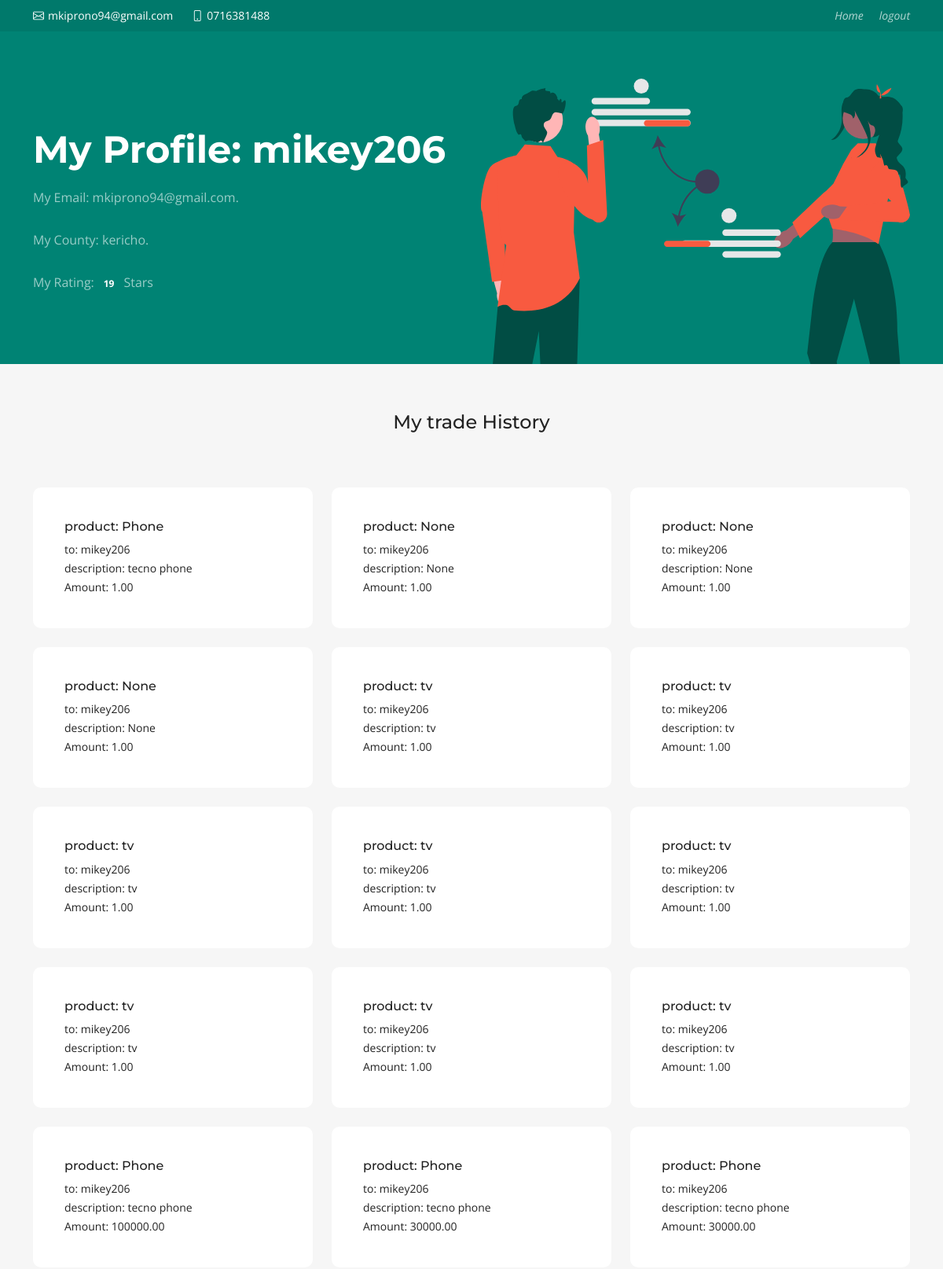
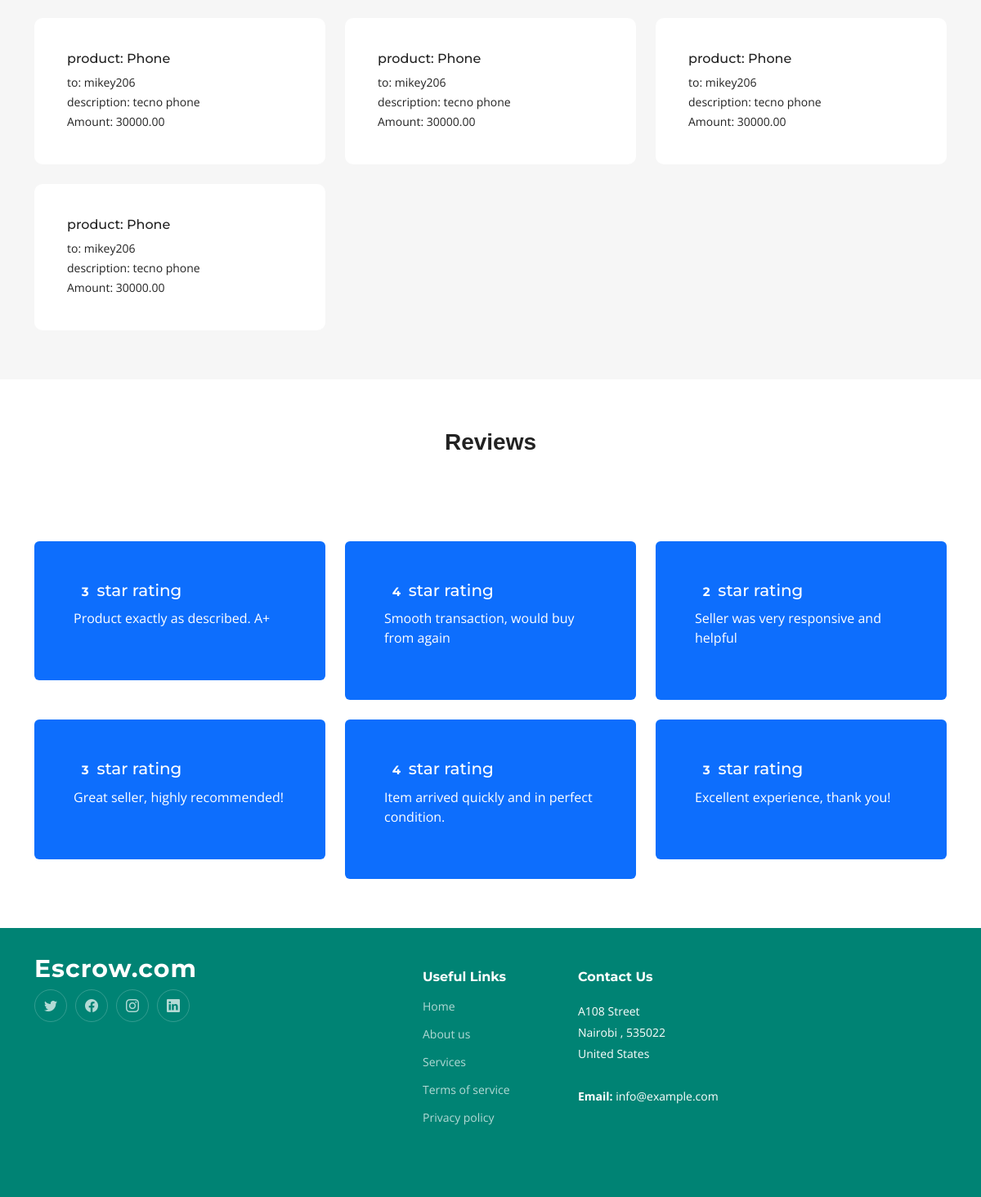
Screenshot of /search/ (signed in) with the database file from the repository (2 pictures, top to bottom).
### Main/models.py (models this page shows, shortened)
class Trader(models.Model):
    user = models.OneToOneField(User, on_delete=models.CASCADE)
    first_name = models.CharField(max_length=30)
    last_name = models.CharField(max_length=30)
    balance = models.DecimalField(max_digits=20, decimal_places=2, default=0.00)
    phone_number  = models.CharField(max_length=10)
    collateral_amount = models.DecimalField(max_digits=10, decimal_places=2)
    county = models.CharField(max_length=50)
    sub_county = models.CharField(max_length=50)

class Transaction(models.Model):
    sender = models.ForeignKey(Trader, on_delete=models.CASCADE, related_name='sent_transactions')
    receiver = models.ForeignKey(Trader, on_delete=models.CASCADE, related_name='received_transactions')
    time = models.DateTimeField(auto_now=True)
    amount = models.DecimalField(max_digits=20, decimal_places=2, default=0.00)
    product = models.CharField(max_length=100)
    description = models.CharField(max_length=100)
    status = models.TextField(choices=(('Accepted', 'Accepted'), ('Pending', 'Pending'),('Rejected', 'Rejected'),('Delivered', 'Delivered')))
    security_key = models.CharField(max_length=10,default="0000000000")

class Review(models.Model):
    seller = models.ForeignKey(Trader, on_delete=models.CASCADE)
    comment = models.CharField(max_length=50)
    stars = models.DecimalField(max_digits=5, decimal_places=0)

### Main/views.py (the view, shortened to what this page needs)
# urls.py: path('search/', search, name="search"),
def search(request):
    buyer_user = request.user
    buyer = Trader.objects.get(user=buyer_user) # the person who wants to start a new transaction
    exists = ""
    review_status = None
    m_rating =  None
    m_review = None
    total_ratings = 0
    transactions = ""
    if ('rating' and 'review') in request.session:
        m_rating =  request.session['rating']
        m_review = request.session['review']
        del request.session['review']
        del request.session['rating']
    if 'username' in request.session:
        username = request.session['username']
        seller_user = User.objects.get(username=username)
        seller = Trader.objects.get(user=seller_user) # the person who has the product to be sold
        reviews = Review.objects.filter(seller=seller)
        total_ratings = Review.objects.filter(seller=seller).aggregate(total_stars=Sum('stars'))
        transactions = Transaction.objects.filter(sender=seller, receiver=buyer) \
        | Transaction.objects.filter(sender=buyer, receiver=seller)
    return render(request, "main/search.html", {"seller_user":seller_user, "buyer_user":buyer_user,"seller":seller,"reviews":reviews, "exists":exists,"transactions":transactions,"review_status":review_status, "m_rating":m_rating, "m_review":m_review,"total_ratings":total_ratings})

### templates/main/search.html (shortened to what this page needs)
{% extends './base.html' %}
  {% load static %}
  {% block header %}
  <section id="topbar" class="topbar d-flex align-items-center">
    <div class="container d-flex justify-content-center justify-content-md-between">
      <div class="contact-info d-flex align-items-center">
        <i class="bi bi-envelope d-flex align-items-center"><a href="#">{{ seller.user.email }}</a></i>
        <i class="bi bi-phone d-flex align-items-center ms-4"><span>{{ seller.phone_number }}</span></i>
      </div>
      <div class="social-links d-none d-md-flex align-items-center">
        <a href="{% url 'customer-home' %}" class="linkedin"><i class="bi bi">Home</i></i></a>
        <a href="{% url 'logout' %}" ><i>logout</i></i></a>
      </div>
    </div>
  </section>
  {% endblock header %}
{% block hero %}
  <section id="hero" class="hero">
    <div class="container position-relative">
      <div class="row gy-5" data-aos="fade-in">
        <div class="col-lg-6 order-2 order-lg-1 d-flex flex-column justify-content-center text-center text-lg-start">
          {% if buyer_user == seller_user %}
          <h2><span>My Profile: {{ seller_user.username }}</span></h2>
            <p>My Email: {{ user.email }}.</p>
            <p>My County: {{ seller.county }}.</p>
            {%  else %}
            <h2><span>Username: {{ seller_user.username }}</span></h2>
            {% comment %} <p>Username: {{ user.username }}.</p> {% endcomment %}
            <p>Email: {{ user.email }}.</p>
            <p>County: {{ seller.county }}.</p>
            {%  endif %}
            {% if total_ratings == 0 %}
            <p>Not Rated</p>
            {% else %}
            <p>My Rating: <span class="badge badge-info">{{ total_ratings.total_stars }}</span> Stars</p>
            {% endif %}
          </div>
          <div class="col-lg-6 order-1 order-lg-2">
            <img src="{% static 'home/assets/img/hero-img.svg' %}" class="img-fluid" alt="" data-aos="zoom-out" data-aos-delay="100">
          </div>
          </div>
        </div>
  </section>
  {% endblock hero %}
    {% block services %}
     <section id="services" class="services sections-bg">
      <div class="container" data-aos="fade-up">
        <div class="section-header">
          {% if buyer_user == seller_user %}
          <h4> My trade History</h4>
          {%  else %}
          <h4> Your trade History with {{ seller_user.username  }}</h4>
           {%  endif %}
        </div>
        <div class="row gy-4" data-aos="fade-up" data-aos-delay="100">
          {% if transactions|length < 1 %}
          <p>You have no trade history with {{ seller_user.username }}</p>
          {% else %}
            {% for t in transactions %}
            <div class="col-lg-4 col-md-6">
            <div class="service-item  position-relative">
              <h6>product: {{ t.product }}</h6>
              <p>to: {{ t.receiver.user }}</p>
              <p>description: {{ t.description }}</p>
              <p>Amount: {{ t.amount }}</p>
            </div>
          </div>
          {% endfor %}
          {% endif %}
        </div>
      </div>
    </section>
    {% endblock services %}
    {% block testimonials %}
    <section id="about" class="about">
      <div class="container">
         <div class="section-header">
          <h3>Reviews</h3>
        </div>
        <div class="row">
          {% for r in reviews %}
          <div class="col-4">
              <div class="mt-4 p-5 bg-primary text-white rounded">
                <h5><span class="badge badge-success">{{ r.stars }}</span>star rating</h5>
                <p>{{ r.comment }}<p>
              </div>
          </div>
          {% endfor %}
        </div>
      </div>
    </section>
    {% endblock testimonials %}

### templates/main/base.html (shortened to what this page needs)
<!DOCTYPE html>
<html lang="en">
{% block head %}
<head>
  {% load static %}
  <link href="{% static 'home/assets/vendor/bootstrap/css/bootstrap.min.css' %}" rel="stylesheet">
  <link href="{% static 'home/assets/vendor/bootstrap-icons/bootstrap-icons.css' %}" rel="stylesheet">
  <link href="{% static 'home/assets/vendor/aos/aos.css' %}" rel="stylesheet">
  <link href="{% static 'home/assets/vendor/glightbox/css/glightbox.min.css' %}" rel="stylesheet">
  <link href="{% static 'home/assets/vendor/swiper/swiper-bundle.min.css' %}" rel="stylesheet">
  <link href="{% static 'home//assets/css/main.css' %}" rel="stylesheet">
</head>
{% endblock head %}
<body>
{% block header %}{% endblock header %}
  {% block hero %}{% endblock hero %}
  <main id="main">
{% block services %}{% endblock services %}
    {% block testimonials %}{% endblock testimonials %}
  </main>
  {% block footer %}
  <footer id="footer" class="footer">
    <div class="container">
      <div class="row gy-4">
        <div class="col-lg-5 col-md-12 footer-info">
          <a href="index.html" class="logo d-flex align-items-center">
            <span>Escrow.com</span>
          </a>
          <div class="social-links d-flex mt-4">
            <a href="#" class="twitter"><i class="bi bi-twitter"></i></a>
            <a href="#" class="facebook"><i class="bi bi-facebook"></i></a>
            <a href="#" class="instagram"><i class="bi bi-instagram"></i></a>
            <a href="#" class="linkedin"><i class="bi bi-linkedin"></i></a>
          </div>
        </div>
        <div class="col-lg-2 col-6 footer-links">
          <h4>Useful Links</h4>
          <ul>
            <li><a href="#">Home</a></li>
            <li><a href="#">About us</a></li>
            <li><a href="#">Services</a></li>
            <li><a href="#">Terms of service</a></li>
            <li><a href="#">Privacy policy</a></li>
          </ul>
        </div>
        <div class="col-lg-3 col-md-12 footer-contact text-center text-md-start">
          <h4>Contact Us</h4>
          <p>
            A108  Street <br>
            Nairobi , 535022<br>
            United States <br><br>
            <strong>Email:</strong> info@example.com<br>
          </p>
        </div>
      </div>
    </div>
  </footer>
  {% endblock footer %}
</body>
</html>

### static/home/assets/css/main.css (style rules this page uses)
:root { --font-default: "Open Sans", system-ui, -apple-system, "Segoe UI", Roboto, "Helvetica Neue", Arial, "Noto Sans", "Liberation Sans", sans-serif, "Apple Color Emoji", "Segoe UI Emoji", "Segoe UI Symbol", "Noto Color Emoji"; --font-primary: "Montserrat", sans-serif; --font-secondary: "Poppins", sans-serif; }
:root { --color-default: #222222; --color-primary: #008374; --color-secondary: #f85a40; }
:root { scroll-behavior: smooth; }
body { font-family: var(--font-default); color: var(--color-default); }
a { color: var(--color-primary); text-decoration: none; }
h1, h2, h3, h4, h5, h6 { font-family: var(--font-primary); }
section { padding: 60px 0; overflow: hidden; scroll-margin-top: 70px; overflow: clip; }
.sections-bg { background-color: #f6f6f6; }
.section-header { text-align: center; padding-bottom: 60px; }
.topbar { background: #00796b; height: 40px; font-size: 14px; transition: all 0.5s; color: #fff; padding: 0; }
.topbar .contact-info i { font-style: normal; color: #fff; line-height: 0; }
.topbar .contact-info i a, .topbar .contact-info i span { padding-left: 5px; color: #fff; }
.topbar .contact-info i a { line-height: 0; transition: 0.3s; }
.topbar .social-links a { color: rgba(255, 255, 255, 0.7); line-height: 0; transition: 0.3s; margin-left: 20px; }
.about h3 { font-weight: 700; font-size: 28px; margin-bottom: 20px; font-family: var(--font-secondary); }
.services { padding: 60px 0; }
.services .service-item { padding: 40px; background: #fff; height: 100%; border-radius: 10px; }
.services .service-item p { line-height: 24px; font-size: 14px; margin-bottom: 0; }
.hero { width: 100%; position: relative; background: var(--color-primary); padding: 60px 0 0 0; }
.hero h2 { font-size: 48px; font-weight: 700; margin-bottom: 20px; color: #fff; }
.hero p { color: rgba(255, 255, 255, 0.6); font-weight: 400; margin-bottom: 30px; }
.footer { font-size: 14px; background-color: var(--color-primary); padding: 50px 0; color: white; }
.footer .footer-info .logo { line-height: 0; margin-bottom: 25px; }
.footer .footer-info .logo span { font-size: 30px; font-weight: 700; letter-spacing: 1px; color: #fff; font-family: var(--font-primary); }
.footer .social-links a { display: flex; align-items: center; justify-content: center; width: 40px; height: 40px; border-radius: 50%; border: 1px solid rgba(255, 255, 255, 0.2); font-size: 16px; color: rgba(255, 255, 255, 0.7); margin-right: 10px; transition: 0.3s; }
.footer h4 { font-size: 16px; font-weight: bold; position: relative; padding-bottom: 12px; }
.footer .footer-links { margin-bottom: 30px; }
.footer .footer-links ul { list-style: none; padding: 0; margin: 0; }
.footer .footer-links ul li { padding: 10px 0; display: flex; align-items: center; }
.footer .footer-links ul li:first-child { padding-top: 0; }
.footer .footer-links ul a { color: rgba(255, 255, 255, 0.7); transition: 0.3s; display: inline-block; line-height: 1; }
.footer .footer-contact p { line-height: 26px; }

### rows the page displays
Trader: user.email "mkiprono94@gmail.com", phone_number "0716381488", county "kericho"
Transaction: product "Phone", receiver.user "mikey206", description "tecno phone", amount "1.00"
Transaction: product "None", receiver.user "mikey206", description "None", amount "1.00"
Transaction: product "None", receiver.user "mikey206", description "None", amount "1.00"
Transaction: product "None", receiver.user "mikey206", description "None", amount "1.00"
Transaction: product "tv", receiver.user "mikey206", description "tv", amount "1.00"
Transaction: product "tv", receiver.user "mikey206", description "tv", amount "1.00"
Transaction: product "tv", receiver.user "mikey206", description "tv", amount "1.00"
Transaction: product "tv", receiver.user "mikey206", description "tv", amount "1.00"
Transaction: product "tv", receiver.user "mikey206", description "tv", amount "1.00"
Transaction: product "tv", receiver.user "mikey206", description "tv", amount "1.00"
Transaction: product "tv", receiver.user "mikey206", description "tv", amount "1.00"
Transaction: product "tv", receiver.user "mikey206", description "tv", amount "1.00"
Transaction: product "Phone", receiver.user "mikey206", description "tecno phone", amount "100000.00"
Transaction: product "Phone", receiver.user "mikey206", description "tecno phone", amount "30000.00"
Transaction: product "Phone", receiver.user "mikey206", description "tecno phone", amount "30000.00"
Transaction: product "Phone", receiver.user "mikey206", description "tecno phone", amount "30000.00"
Transaction: product "Phone", receiver.user "mikey206", description "tecno phone", amount "30000.00"
Transaction: product "Phone", receiver.user "mikey206", description "tecno phone", amount "30000.00"
Transaction: product "Phone", receiver.user "mikey206", description "tecno phone", amount "30000.00"
Review: stars "3", comment "Product exactly as described. A+"
Review: stars "4", comment "Smooth transaction, would buy from again"
Review: stars "2", comment "Seller was very responsive and helpful"
Review: stars "3", comment "Great seller, highly recommended!"
Review: stars "4", comment "Item arrived quickly and in perfect condition."
Review: stars "3", comment "Excellent experience, thank you!"

### other values shown
{{ seller_user.username }} "mikey206"
{{ user.email }} "mkiprono94@gmail.com"
{{ total_ratings.total_stars }} "19"
